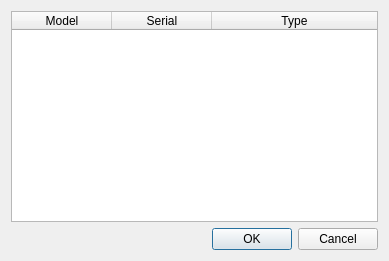
<?xml version="1.0" encoding="UTF-8"?>
<ui version="4.0">
 <class>DeviceSelectionDialog</class>
 <widget class="QDialog" name="DeviceSelectionDialog">
  <property name="geometry">
   <rect>
    <x>0</x>
    <y>0</y>
    <width>389</width>
    <height>261</height>
   </rect>
  </property>
  <property name="maximumSize">
   <size>
    <width>640</width>
    <height>480</height>
   </size>
  </property>
  <property name="windowTitle">
   <string>Select a Capture Device</string>
  </property>
  <property name="autoFillBackground">
   <bool>true</bool>
  </property>
  <layout class="QVBoxLayout" name="verticalLayout">
   <item>
    <widget class="QTableWidget" name="device_table">
     <property name="minimumSize">
      <size>
       <width>0</width>
       <height>0</height>
      </size>
     </property>
     <property name="editTriggers">
      <set>QAbstractItemView::NoEditTriggers</set>
     </property>
     <property name="showDropIndicator" stdset="0">
      <bool>false</bool>
     </property>
     <property name="dragDropOverwriteMode">
      <bool>false</bool>
     </property>
     <property name="alternatingRowColors">
      <bool>true</bool>
     </property>
     <property name="selectionMode">
      <enum>QAbstractItemView::SingleSelection</enum>
     </property>
     <property name="selectionBehavior">
      <enum>QAbstractItemView::SelectRows</enum>
     </property>
     <property name="showGrid">
      <bool>true</bool>
     </property>
     <property name="columnCount">
      <number>3</number>
     </property>
     <attribute name="horizontalHeaderCascadingSectionResizes">
      <bool>true</bool>
     </attribute>
     <attribute name="horizontalHeaderStretchLastSection">
      <bool>true</bool>
     </attribute>
     <column>
      <property name="text">
       <string>Model</string>
      </property>
      <property name="whatsThis">
       <string>Model Description</string>
      </property>
     </column>
     <column>
      <property name="text">
       <string>Serial</string>
      </property>
     </column>
     <column>
      <property name="text">
       <string>Type</string>
      </property>
     </column>
    </widget>
   </item>
   <item>
    <widget class="QDialogButtonBox" name="buttonBox">
     <property name="orientation">
      <enum>Qt::Horizontal</enum>
     </property>
     <property name="standardButtons">
      <set>QDialogButtonBox::Cancel|QDialogButtonBox::Ok</set>
     </property>
    </widget>
   </item>
  </layout>
 </widget>
 <resources/>
 <connections>
  <connection>
   <sender>buttonBox</sender>
   <signal>accepted()</signal>
   <receiver>DeviceSelectionDialog</receiver>
   <slot>accept()</slot>
   <hints>
    <hint type="sourcelabel">
     <x>248</x>
     <y>254</y>
    </hint>
    <hint type="destinationlabel">
     <x>157</x>
     <y>274</y>
    </hint>
   </hints>
  </connection>
  <connection>
   <sender>buttonBox</sender>
   <signal>rejected()</signal>
   <receiver>DeviceSelectionDialog</receiver>
   <slot>reject()</slot>
   <hints>
    <hint type="sourcelabel">
     <x>316</x>
     <y>260</y>
    </hint>
    <hint type="destinationlabel">
     <x>286</x>
     <y>274</y>
    </hint>
   </hints>
  </connection>
 </connections>
</ui>
